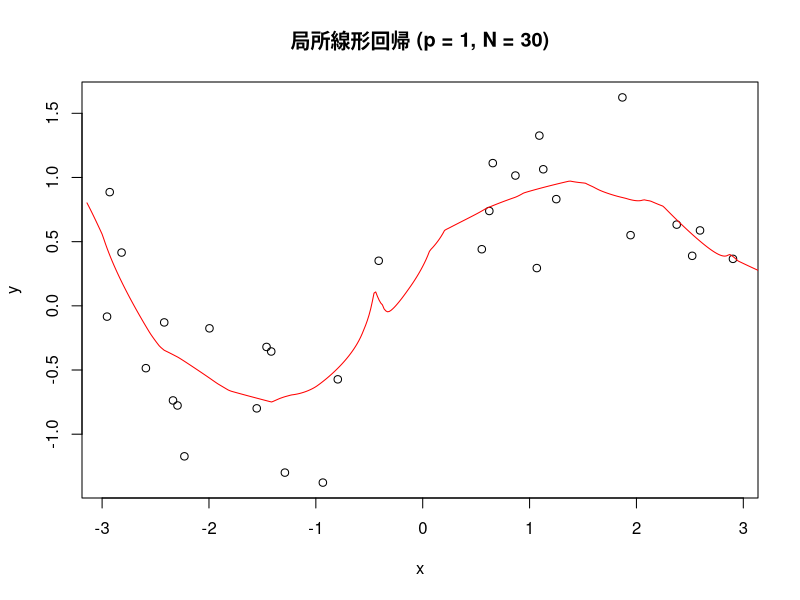

Write R code to recreate this figure.
# Clear environment
rm(list = ls())

# Setting Japanese font (for MacOSX)
# par(family= "HiraKakuProN-W3")

# Chapter6 e.g.61
# 局所線形回帰の実装。
# 本コードではEpanechnikovカーネルを用いて回帰を行う。

# Epanechnikovカーネルの定義式における関数D(t)
D <- function(t) {
  return(max(0.75 * (1 - t ^ 2), 0))
}

# Epanechnikovカーネルの定義式K_{lambda}(x, y)
K <- function(x, y, lambda) {
  return(D(abs(x - y) / lambda))
}

# 局所線形回帰を実行する関数local(x, y, z)
# x: 回帰モデル作成に用いるデータの説明変数値
# y: 回帰モデル作成に用いるデータの応答変数値
# z: 回帰を行う説明変数値。デフォルト引数としてxを設定する。
local <- function(x, y, z = x) {
  X <- cbind(rep(1, n), x) # 説明変数行列
  yy <- NULL # 局所線形回帰による推定値
  beta_hat <- array(dim = 2) # 回帰係数推定値。局所線形回帰においてはxの関数となる。
  for (u in z) { # 各テストデータごとにbeta_hatを計算する。
    w <- array(dim = n) # カーネルk(u, x[i])の値を記録する配列。
    for (i in 1:n) {
      w[i] <- K(u, x[i], lambda = 1) # lambda = 1としてEpanechnikovカーネル値を計算。
    }
    W <- diag(w) # 式(6.8)の行列（カーネル値が対角に並ぶ行列）。
    beta_hat <- solve(t(X) %*% W %*% X) %*% t(X) %*% W %*% y # 回帰係数の最小二乗推定値を計算。
    yy <- c(yy, beta_hat[1] + beta_hat[2] * u) # 局所線形回帰推定値を計算。
  }
  return(yy)
}

# 実際に局所線形回帰を実行する。

# データの生成
n <- 30
x <- runif(n) * 2 * pi - pi
y <- sin(x) + rnorm(n) * 0.5 # オリジナルのコードよりもノイズを減らした。
plot(x, y)

# 回帰の実行
m <- 200 # 局所線形回帰推定値を計算するx値を設定するためのパラメタ。
U <- seq(-pi, pi, pi / m) # 局所線形回帰推定値を計算するx値の設定。
V <- local(x, y, U) # 局所線形回帰推定値を計算。
lines(U, V, col = "red", type = "l")
title("局所線形回帰 (p = 1, N = 30)")